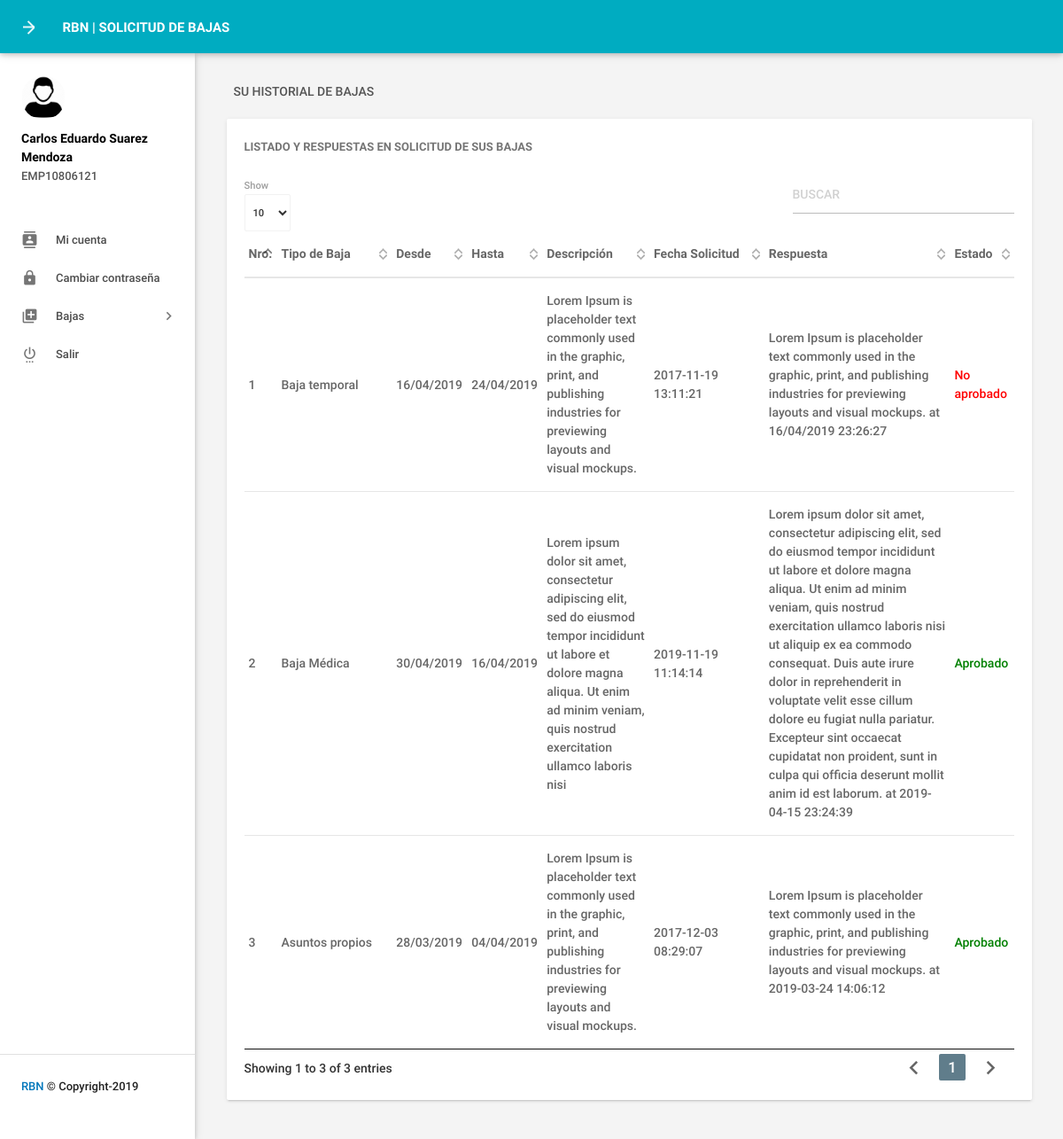
Screenshot of /RB_CRUD/leavehistory.php (signed in) with the database file from the repository.
### tables this page shows
CREATE TABLE `tblemployees` (
  `id` int(11) NOT NULL,
  `EmpId` varchar(100) NOT NULL,
  `FirstName` varchar(150) NOT NULL,
  `LastName` varchar(150) NOT NULL,
  `EmailId` varchar(200) NOT NULL,
  `Password` varchar(180) NOT NULL,
  `Gender` varchar(100) NOT NULL,
  `Dob` varchar(100) NOT NULL,
  `Department` varchar(255) NOT NULL,
  `Address` varchar(255) NOT NULL,
  `City` varchar(200) NOT NULL,
  `Country` varchar(150) NOT NULL,
  `Phonenumber` char(11) NOT NULL,
  `Status` int(1) NOT NULL,
  `RegDate` timestamp NOT NULL DEFAULT CURRENT_TIMESTAMP
);

CREATE TABLE `tblleaves` (
  `id` int(11) NOT NULL,
  `LeaveType` varchar(110) NOT NULL,
  `ToDate` varchar(120) NOT NULL,
  `FromDate` varchar(120) NOT NULL,
  `Description` mediumtext NOT NULL,
  `PostingDate` timestamp NOT NULL DEFAULT CURRENT_TIMESTAMP,
  `AdminRemark` mediumtext,
  `AdminRemarkDate` varchar(120) DEFAULT NULL,
  `Status` int(1) NOT NULL,
  `IsRead` int(1) NOT NULL,
  `empid` int(11) DEFAULT NULL
);

### RB_CRUD/leavehistory.php (the view, shortened to what this page needs)
<?php
include('includes/config.php');
if(strlen($_SESSION['emplogin'])==0)
    {
header('location:index.php');
}
else{
 ?>
<!DOCTYPE html>
<html lang="en">
    <head>
        <link type="text/css" rel="stylesheet" href="assets/plugins/materialize/css/materialize.min.css"/>
        <link href="assets/plugins/material-preloader/css/materialPreloader.min.css" rel="stylesheet">
        <link href="assets/plugins/datatables/css/jquery.dataTables.min.css" rel="stylesheet">
        <link href="assets/css/alpha.min.css" rel="stylesheet" type="text/css"/>
        <link href="assets/css/custom.css" rel="stylesheet" type="text/css"/>
    </head>
    <body>
       <?php include('includes/header.php');?>
       <?php include('includes/sidebar.php');?>
            <main class="mn-inner">
                <div class="row">
                    <div class="col s12">
                        <div class="page-title">Su historial de bajas</div>
                    </div>
                    <div class="col s12 m12 l12">
                        <div class="card">
                            <div class="card-content">
                                <span class="card-title">Listado y respuestas en solicitud de sus bajas</span>
                                <table id="example" class="display responsive-table ">
                                    <thead>
                                        <tr>
                                            <th>Nro.</th>
                                            <th width="120">Tipo de Baja</th>
                                            <th>Desde</th>
                                            <th>Hasta</th>
                                             <th>Descripción</th>
                                             <th width="120">Fecha Solicitud</th>
                                            <th width="200">Respuesta </th>
                                            <th>Estado</th>
                                        </tr>
                                    </thead>
                                    <tbody>
<?php
$eid=$_SESSION['eid'];
$sql = "SELECT LeaveType,ToDate,FromDate,Description,PostingDate,AdminRemarkDate,AdminRemark,Status from tblleaves where empid=:eid";
$query = $dbh -> prepare($sql);
$query->bindParam(':eid',$eid,PDO::PARAM_STR);
$query->execute();
$results=$query->fetchAll(PDO::FETCH_OBJ);
$cnt=1;
if($query->rowCount() > 0)
{
foreach($results as $result)
{               ?>
                                        <tr>
                                            <td> <?php echo htmlentities($cnt);?></td>
                                            <td><?php echo htmlentities($result->LeaveType);?></td>
                                            <td><?php echo htmlentities($result->ToDate);?></td>
                                            <td><?php echo htmlentities($result->FromDate);?></td>
                                           <td><?php echo htmlentities($result->Description);?></td>
                                            <td><?php echo htmlentities($result->PostingDate);?></td>
                                            <td><?php if($result->AdminRemark=="")
                                            {
echo htmlentities('waiting for approval');
                                            } else
{
 echo htmlentities(($result->AdminRemark)." "."at"." ".$result->AdminRemarkDate);
}
                                            ?></td>
                                                                                 <td><?php $stats=$result->Status;
if($stats==1){
                                             ?>
                                                 <span style="color: green">Aprobado</span>
                                                 <?php } if($stats==2)  { ?>
                                                <span style="color: red">No aprobado</span>
                                                 <?php } if($stats==0)  { ?>
 <span style="color: blue">Por aprobar</span>
 <?php } ?>
                                             </td>
                                        </tr>
                                         <?php $cnt++;} }?>
                                    </tbody>
                                </table>
                            </div>
                        </div>
                    </div>
                </div>
            </main>
        </div>
        <div class="left-sidebar-hover"></div>
    </body>
</html>
<?php } ?>

### RB_CRUD/includes/sidebar.php (shortened to what this page needs)
     <aside id="slide-out" class="side-nav white fixed">
                <div class="side-nav-wrapper">
                    <div class="sidebar-profile">
                        <div class="sidebar-profile-image">
                            <img src="assets/images/empleado.png" class="circle" alt="">
                        </div>
                        <div class="sidebar-profile-info">
                    <?php
$eid=$_SESSION['eid'];
$sql = "SELECT FirstName,LastName,EmpId from  tblemployees where id=:eid";
$query = $dbh -> prepare($sql);
$query->bindParam(':eid',$eid,PDO::PARAM_STR);
$query->execute();
$results=$query->fetchAll(PDO::FETCH_OBJ);
if($query->rowCount() > 0)
{
foreach($results as $result)
{               ?>
                                <p><?php echo htmlentities($result->FirstName." ".$result->LastName);?></p>
                                <span><?php echo htmlentities($result->EmpId)?></span>
                         <?php }} ?>
                        </div>
                    </div>
                <ul class="sidebar-menu collapsible collapsible-accordion" data-collapsible="accordion">
  <li class="no-padding"><a class="waves-effect waves-grey" href="myprofile.php"><i class="material-icons">contacts</i>Mi cuenta</a></li>
  <li class="no-padding"><a class="waves-effect waves-grey" href="emp-changepassword.php"><i class="material-icons">https</i>Cambiar contraseña</a></li>
                    <li class="no-padding">
                        <a class="collapsible-header waves-effect waves-grey"><i class="material-icons">library_add</i>Bajas<i class="nav-drop-icon material-icons">keyboard_arrow_right</i></a>
                    </li>
                  <li class="no-padding">
                                <a class="waves-effect waves-grey" href="logout.php"><i class="material-icons">settings_power</i>Salir</a>
                            </li>
                </ul>
                <div class="footer">
                    <p class="copyright"><a href="mailto:runebrito@gmail.com">RBN </a> © Copyright-2019</p>
                </div>
                </div>
            </aside>

### rows the page displays
tblemployees: FirstName+LastName "Carlos Eduardo Suarez Mendoza", EmpId "EMP10806121"
tblleaves: LeaveType "Baja temporal", ToDate "16/04/2019", FromDate "24/04/2019", Description "Lorem Ipsum is placeholder text commonly used in the graphic, print, and publishing industries for previewing layouts and visual mockups.", PostingDate "2017-11-19 13:11:21", AdminRemark+AdminRemarkDate "Lorem Ipsum is placeholder text commonly used in the graphic, print, and publishing industries for previewing layouts and visual mockups. at 16/04/2019 23:26:27", Status "No aprobado"
tblleaves: LeaveType "Baja Médica", ToDate "30/04/2019", FromDate "16/04/2019", Description "Lorem ipsum dolor sit amet, consectetur adipiscing elit, sed do eiusmod tempor incididunt ut labore et dolore magna aliqua. Ut enim ad minim veniam, quis nostrud exercitation ullamco laboris nisi", PostingDate "2019-11-19 11:14:14", AdminRemark+AdminRemarkDate "Lorem ipsum dolor sit amet, consectetur adipiscing elit, sed do eiusmod tempor incididunt ut labore et dolore magna aliqua. Ut enim ad minim veniam, quis nostrud exercitation ullamco laboris nisi ut aliquip ex ea commodo consequat. Duis aute irure dolor in reprehenderit in voluptate velit esse cillum dolore eu fugiat nulla pariatur. Excepteur sint occaecat cupidatat non proident, sunt in culpa qui officia deserunt mollit anim id est laborum. at 2019-04-15 23:24:39", Status "Aprobado"
tblleaves: LeaveType "Asuntos propios", ToDate "28/03/2019", FromDate "04/04/2019", Description "Lorem Ipsum is placeholder text commonly used in the graphic, print, and publishing industries for previewing layouts and visual mockups.", PostingDate "2017-12-03 08:29:07", AdminRemark+AdminRemarkDate "Lorem Ipsum is placeholder text commonly used in the graphic, print, and publishing industries for previewing layouts and visual mockups. at 2019-03-24 14:06:12", Status "Aprobado"
